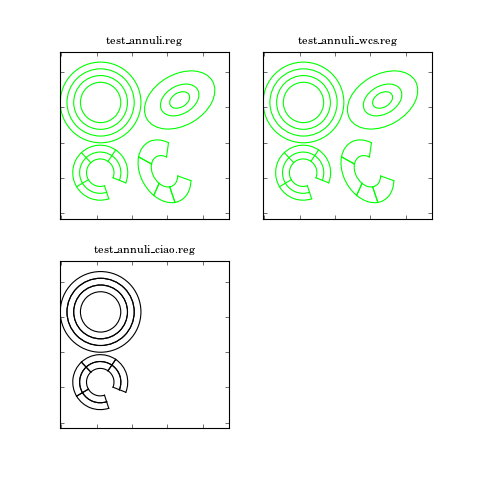

This chart was generated by the following Python code:
import matplotlib.pyplot as plt
from demo_helper import show_region

if 1:

    region_list = ["test_annuli.reg", "test_annuli_wcs.reg",
                   "test_annuli_ciao.reg"]

    fig = plt.figure(1, figsize=(6,6))
    fig.clf()

    ax_list = show_region(fig, region_list)
    for ax in ax_list:
        ax.set_xlim(596, 1075)
        ax.set_ylim(585, 1057)

    plt.draw()
    plt.show()
